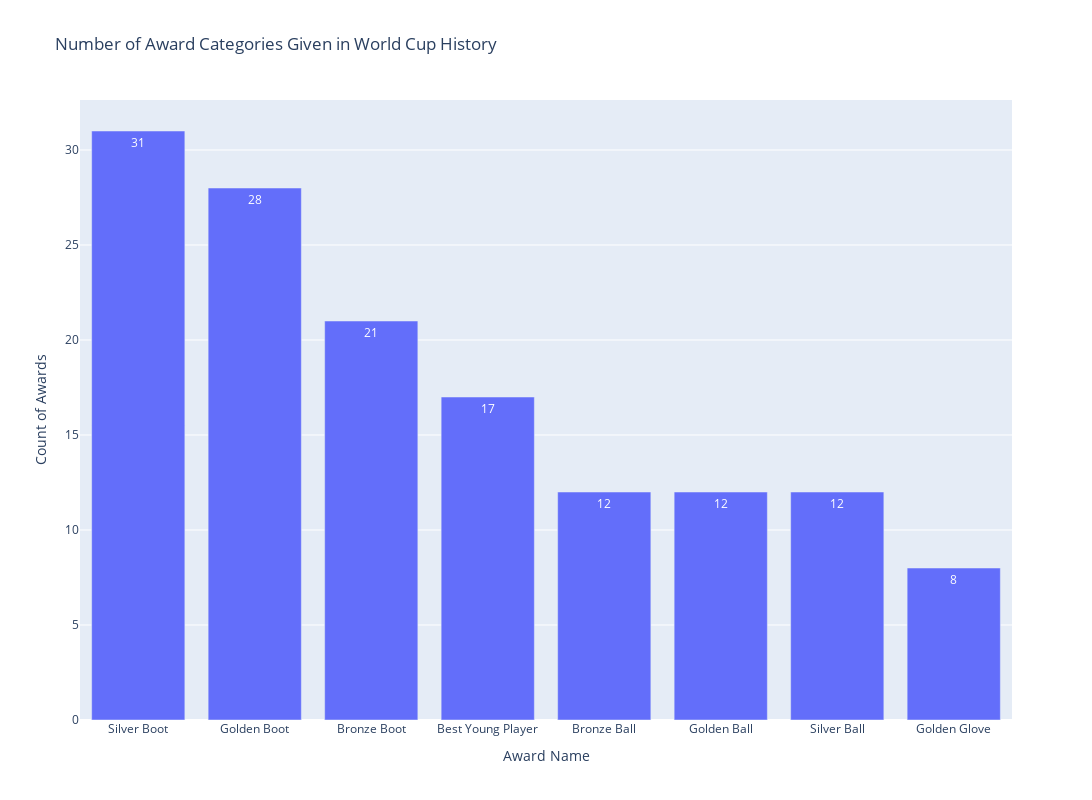

Notebook code cell kept with this figure:
### Code cell
fig = px.bar(num_awards, x='Award Name', y='Count of Awards', width=1400,height=800,
             text_auto=True, title='Number of Award Categories Given in World Cup History')
fig.show()

### Figure 1 — Plotly figure (JSON) as saved in the notebook; plotly's stock layout.template omitted (floating-point values rounded to 4 significant figures)
{"data": [{"alignmentgroup": "True", "hovertemplate": "Award Name=%{x}<br>Count of Awards=%{y}<extra></extra>", "legendgroup": "", "marker": {"color": "#636efa", "pattern": {"shape": ""}}, "name": "", "offsetgroup": "", "orientation": "v", "showlegend": false, "textposition": "auto", "texttemplate": "%{y}", "type": "bar", "x": ["Silver Boot", "Golden Boot", "Bronze Boot", "Best Young Player", "Bronze Ball", "Golden Ball", "Silver Ball", "Golden Glove"], "xaxis": "x", "y": [31, 28, 21, 17, 12, 12, 12, 8], "yaxis": "y"}], "layout": {"barmode": "relative", "height": 800, "legend": {"tracegroupgap": 0}, "title": {"text": "Number of Award Categories Given in World Cup History"}, "width": 1400, "xaxis": {"anchor": "y", "autorange": true, "domain": [0, 1], "range": [-0.5, 7.5], "title": {"text": "Award Name"}, "type": "category"}, "yaxis": {"anchor": "x", "autorange": true, "domain": [0, 1], "range": [0, 32.63], "title": {"text": "Count of Awards"}, "type": "linear"}}}
